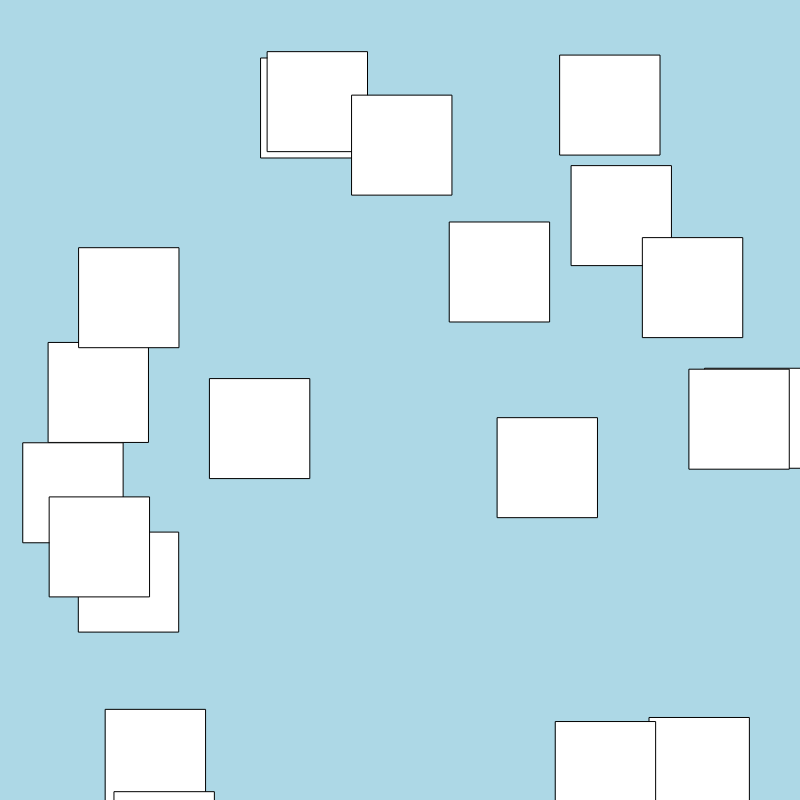
Frame 1 (no input)
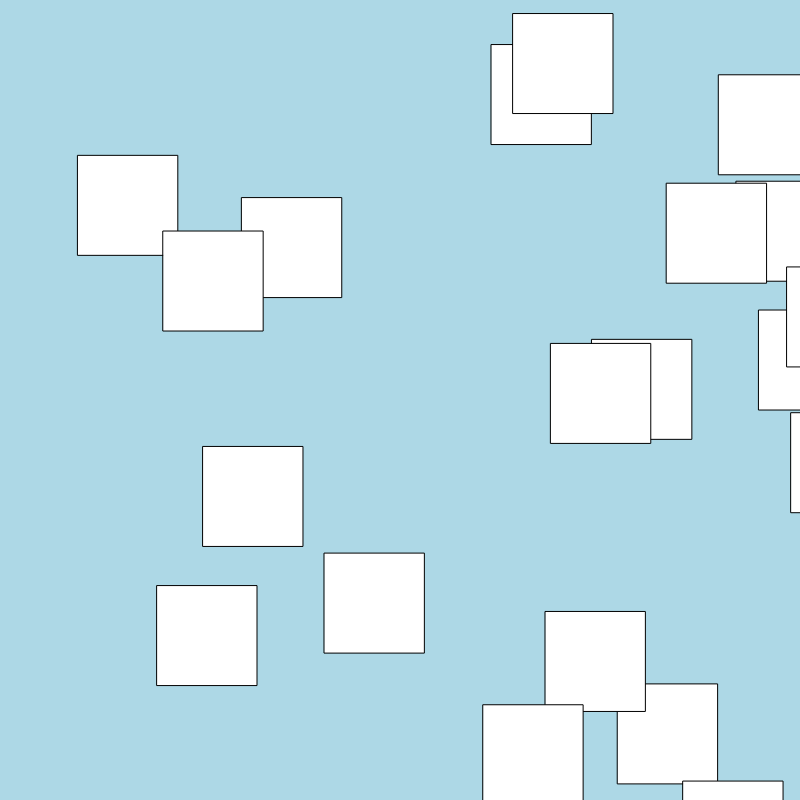
Frame 60 (no input)
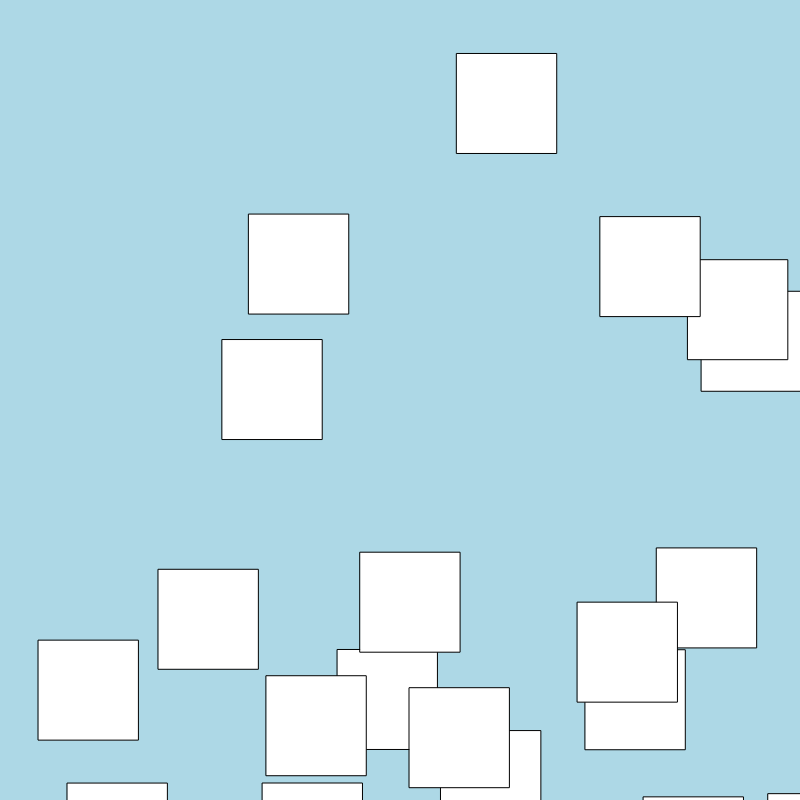
Frame 120 (the mouse pressed at the canvas centre since frame 60)

The p5.js sketch that drew these frames (run headless with seeded random() and noise() and a simulated clock; from frame 60 on, the mouse is pressed at the canvas centre):

// p5.js sketch
// ── sketch.js
//instead of var myCar# you can have multiples without needing copy
var cars = [];

function setup() {
  createCanvas(800, 800);

  //"for loop"
  for (var i = 0; i < 20; i++) {
    cars.push(new Car());

  }

}

  function draw() {
    background('lightblue');

    for (var i = 0; i < cars.length; i++) {
      cars[i].display();
      cars[i].drive();
    }
  }

    // our car class
    function Car() {
      //attributes
      this.pos = createVector(random(width), random(height));
      this.vel = createVector(random(-5, 5), random(-5, 5));
      //methods
      this.display = function() {
        rect(this.pos.x, this.pos.y, 100, 100);
      }

      this.drive = function() {
        this.pos.add(this.vel);
        //This loops from all sides
        if (this.pos.x > width) this.pos.x = 0;
        if (this.pos.x < 0) this.pos.x = width;
        if (this.pos.y > height) this.pos.y = 0;
        if (this.pos.y < 0) this.pos.y = height;
      }
    }
